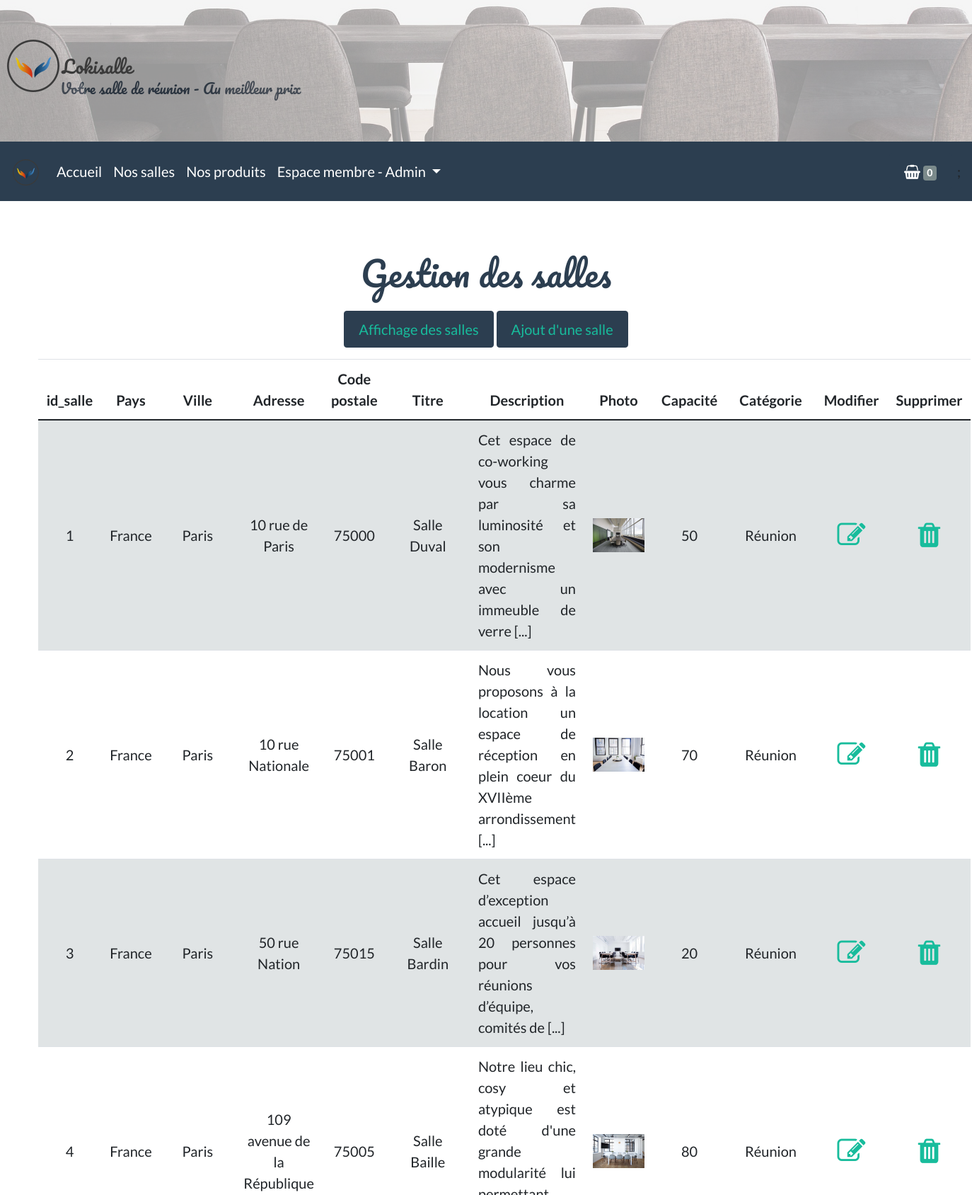
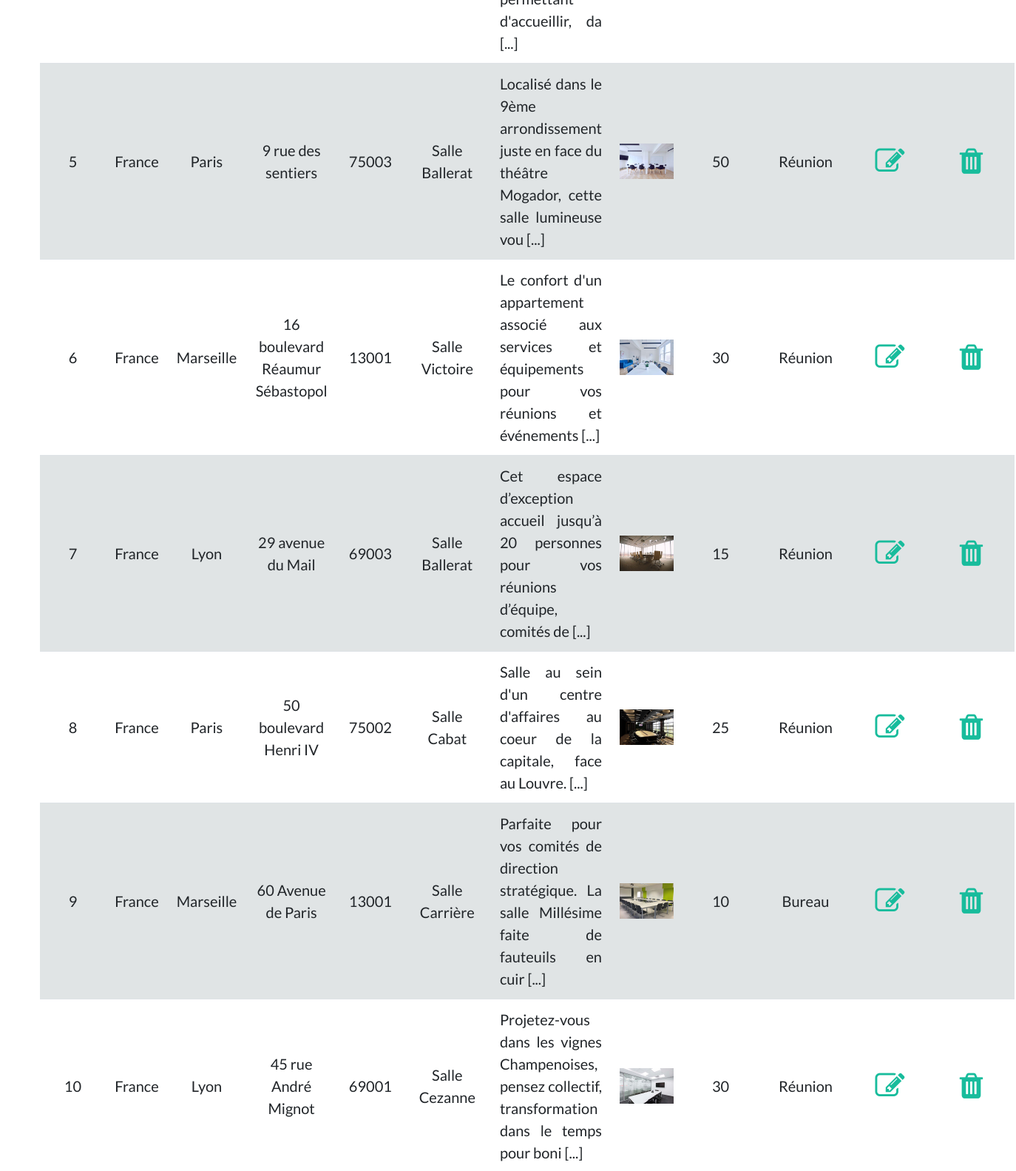
The app's page /admin/gestion_salle.php?action=affichage (signed in, upper part) with its own data (2 pictures, top to bottom).
### tables this page shows
CREATE TABLE `salle` (
  `id_salle` int(5) NOT NULL,
  `pays` varchar(20) NOT NULL,
  `ville` varchar(20) NOT NULL,
  `adresse` text NOT NULL,
  `cp` varchar(5) NOT NULL,
  `titre` varchar(200) NOT NULL,
  `description` text NOT NULL,
  `photo` varchar(200) NOT NULL,
  `capacite` int(3) NOT NULL,
  `categorie` enum('Réunion','Bureau','Conférence') NOT NULL
);

### admin/gestion_salle.php (the view, shortened to what this page needs)
<?php include_once('../inc/init.inc.php');?>
<?php include_once("../inc/haut.inc.php");?>
<?php include_once('../inc/menu.inc.php');?>
<div id="gestion_salle" class="conteneur py-5">
    <h1>Gestion des salles</h1>
    <div class="text-center mb-3">
      <button type="button" class="btn btn-primary mb-3"><a href="?action=affichage">Affichage des salles</a></button>
      <button type="button" class="btn btn-primary mb-3"><a href="?action=ajout">Ajout d'une salle</a></button>
<?php
if (isset($_GET['action']) && $_GET['action']=='affichage') {
  ?>
    <div class="row">
          <table class="table table-striped text-center">
            <thead>
                <tr>
                  <th scope="col">id_salle</th>
                  <th scope="col">Pays</th>
                  <th scope="col">Ville</th>
                  <th scope="col">Adresse</th>
                  <th scope="col">Code postale</th>
                  <th scope="col">Titre</th>
                  <th scope="col">Description</th>
                  <th scope="col">Photo</th>
                  <th scope="col">Capacité</th>
                  <th scope="col">Catégorie</th>
                  <th scope="col">Modifier</th>
                  <th scope="col">Supprimer</th>
                </tr>
            </thead>
            <tbody>
<?php
$resultat = $pdo->query('SELECT * FROM salle');
while ($datas = $resultat->fetch(PDO::FETCH_ASSOC))
{
  $datas['description'] = stripslashes($datas['description']);
  $datas['adresse'] = stripslashes($datas['adresse']);
    echo '<tr>';
    echo '<td class="align-middle">'.$datas['id_salle'].'</td>';
    echo '<td class="align-middle">'.$datas['pays'].'</td>';
    echo '<td class="align-middle">'.$datas['ville'].'</td>';
    echo '<td class="align-middle">'.$datas['adresse'].'</td>';
    echo '<td class="align-middle">'.$datas['cp'].'</td>';
    echo '<td class="align-middle">'.$datas['titre'].'</td>';
    echo '<td class="align-middle text-justify">'.substr($datas['description'],0,100).' [...]</td>';
    echo '<td  class="align-middle" style="width:20%;"><img src="'.$datas['photo'].'" alt="'.$datas['titre'].'" style="width:100%;"></td>';
    echo '<td class="align-middle">'.$datas['capacite'].'</td>';
    echo '<td class="align-middle">'.$datas['categorie'].'</td>';
    echo '<td class="align-middle"><a href="?action=edit&id='.$datas['id_salle'].'"><i class="fa fa-edit fa-2x"></i></a></td>';
    echo '<td class="align-middle"><a href="?action=delete&id='.$datas['id_salle'].'" Onclick="'."return(confirm('Êtes-vous sûr de vouloir supprimer cette salle?'))".'"><i class="fa fa-trash fa-2x"></i></a></td>';
    echo '</tr>';
}
?>
            </tbody>
        </table>
    </div>
<?php
}
?>
  </div>
</div>
<?php include_once('../inc/bas.inc.php');?>

### inc/css/style.css (style rules this page uses)
* { box-sizing: border-box; }
body { min-height: 1000px; font-size: clamp(20px, 0.8em, 1em); }
h1 { text-align: center; color: #2C3E50; font-family: "Pacifico", cursive; margin: 2% 0%; }
.conteneur { margin: 0 auto; width: 90%; min-height: 1000px; }
.fa-trash { cursor: pointer; }
.btn { padding: 10px 20px; font-size: 1em; }

### records on screen
salle: id_salle "1", pays "France", ville "Paris", adresse "10 rue de Paris", cp "75000", titre "Salle Duval", description "Cet espace de co-working vous charme par sa luminosité et son modernisme avec un immeuble de verre", photo (picture), capacite "50", categorie "Réunion"
salle: id_salle "2", pays "France", ville "Paris", adresse "10 rue Nationale", cp "75001", titre "Salle Baron", description "Nous vous proposons à la location un espace de réception en plein coeur du XVIIème arrondissement", photo (picture), capacite "70", categorie "Réunion"
salle: id_salle "3", pays "France", ville "Paris", adresse "50 rue Nation", cp "75015", titre "Salle Bardin", description "Cet espace d’exception accueil jusqu’à 20 personnes pour vos réunions d’équipe, comités de", photo (picture), capacite "20", categorie "Réunion"
salle: id_salle "4", pays "France", ville "Paris", adresse "109 avenue de la République", cp "75005", titre "Salle Baille", description "Notre lieu chic, cosy et atypique est doté d'une grande modularité lui permettant d'accueillir, da", photo (picture), capacite "80", categorie "Réunion"
salle: id_salle "5", pays "France", ville "Paris", adresse "9 rue des sentiers", cp "75003", titre "Salle Ballerat", description "Localisé dans le 9ème arrondissement juste en face du théâtre Mogador, cette salle lumineuse vou", photo (picture), capacite "50", categorie "Réunion"
salle: id_salle "6", pays "France", ville "Marseille", adresse "16 boulevard Réaumur Sébastopol", cp "13001", titre "Salle Victoire", description "Le confort d'un appartement associé aux services et équipements pour vos réunions et événements", photo (picture), capacite "30", categorie "Réunion"
salle: id_salle "7", pays "France", ville "Lyon", adresse "29 avenue du Mail", cp "69003", titre "Salle Ballerat", description "Cet espace d’exception accueil jusqu’à 20 personnes pour vos réunions d’équipe, comités de", photo (picture), capacite "15", categorie "Réunion"
salle: id_salle "8", pays "France", ville "Paris", adresse "50 boulevard Henri IV", cp "75002", titre "Salle Cabat", description "Salle au sein d'un centre d'affaires au coeur de la capitale, face au Louvre.", photo (picture), capacite "25", categorie "Réunion"
salle: id_salle "9", pays "France", ville "Marseille", adresse "60 Avenue de Paris", cp "13001", titre "Salle Carrière", description "Parfaite pour vos comités de direction stratégique. La salle Millésime faite de fauteuils en cuir", photo (picture), capacite "10", categorie "Bureau"
salle: id_salle "10", pays "France", ville "Lyon", adresse "45 rue André Mignot", cp "69001", titre "Salle Cezanne", description "Projetez-vous dans les vignes Champenoises, pensez collectif, transformation dans le temps pour boni", photo (picture), capacite "30", categorie "Réunion"
